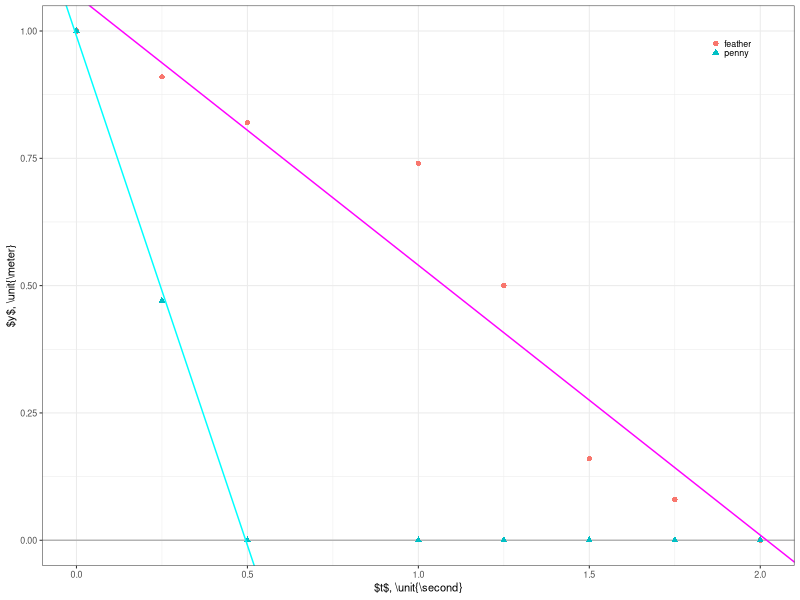
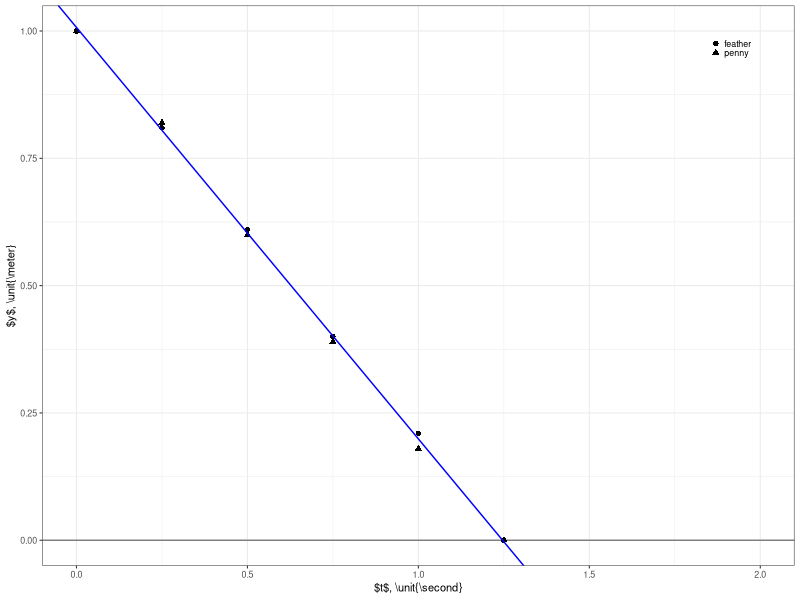

Here is the R script that generated these plots, in order:
library(ggplot2)
library(dplyr)

raw <- read.csv('fig1.csv',header=TRUE)
data <- tibble(raw)
fig1 <- ggplot(data)+
     geom_hline(yintercept=0,color="gray70")+
     geom_point(aes(x=t_s,y=y_m,color=type,shape=type))+
     geom_abline(intercept=0.99,slope=-2,color='cyan')+
     geom_abline(intercept=1.07,slope=-0.53,color='magenta')+
     xlab('$t$, \\unit{\\second}')+
     ylab('$y$, \\unit{\\meter}')+
     theme_bw(base_size=8)+
     theme(legend.position="inside",
	legend.position.inside=c(0.95,0.95),
	legend.justification.inside=c("right","top"),
	legend.key.size=unit(4,"pt"),
	legend.title=element_blank())
ggsave('fig1.svg',plot=fig1,width=3.4167,height=2,units="in")



penny <- filter(tibble(read.csv('fig1pruned.csv',header=TRUE)),
      type=='penny')
feather <- filter(tibble(read.csv('fig1pruned.csv',header=TRUE)),
      type=='feather')
modelp = lm(y_m~t_s,penny)
modelf = lm(y_m~t_s,feather)
print(summary(modelp))
print(summary(modelf))
      


raw2 <- read.csv('fig2.csv',header=TRUE)
data2 <- tibble(raw2)
fig2 <- ggplot(data2)+
     geom_hline(yintercept=0,color="gray50")+
     geom_point(aes(x=t_s,y=y_m,shape=type))+
     geom_abline(intercept=1.007,slope=-0.808,color='blue')+
     xlim(0,2.0)+
     xlab('$t$, \\unit{\\second}')+
     ylab('$y$, \\unit{\\meter}')+
     theme_bw(base_size=8)+
     theme(legend.position="inside",
	legend.position.inside=c(0.95,0.95),
	legend.justification.inside=c("right","top"),
	legend.key.size=unit(4,"pt"),
	legend.title=element_blank())
ggsave('fig2.svg',plot=fig2,width=3.4167,height=2,units="in")

# do stats on if velocities are different for air versus no air
model21 = lm(y_m~t_s,data2)
model22 = lm(y_m~t_s:type,data2)
print(anova(model21,model22))
print(summary(model21))





# what is strange here is that in no air, the penny slowed down to be as slow
# as the feather (not that the feather sped up to be as fast as the penny)?
# are these data correct?

# stats
pruned = tibble(read.csv('fig1pruned.csv',header=TRUE))
model11 = lm(y_m~t_s,pruned)
model12 = lm(y_m~t_s:type,pruned)
print(anova(model11,model12))